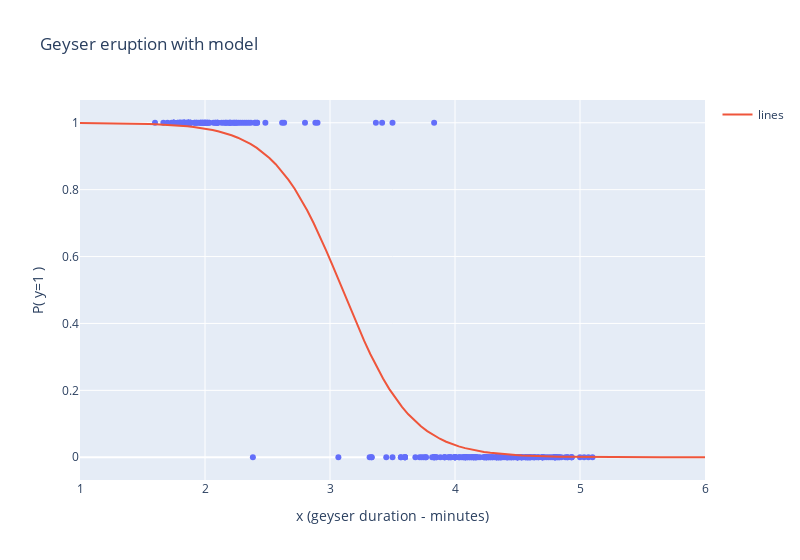

Notebook cell for this chart:
### Code cell
# Assign coefficient from previously fit model
beta_0 = 11.32
beta_1 = -3.65

# Define the sigmoid with the coefficients
def sigmoid_beta(x, beta_0, beta_1):
    exp = beta_0 + beta_1*x
    return 1 / (1 + np.e**(-exp))

x_model_plot = np.linspace(1, 6, 100)
y_model = sigmoid_beta(x_model_plot, beta_0, beta_1)

fig = px.scatter(geyser, x=x, y=y, width=800, title='Geyser eruption with model', labels={
                     "kind_binary": "P( y=1 )",
                     "x": "x (geyser duration - minutes)"
                 })
fig.add_trace(go.Scatter(x=x_model_plot, y=y_model,
                    mode='lines',
                    name='lines'))
fig.show()

### Figure 1 — Plotly figure (JSON) as saved in the notebook; plotly's stock layout.template omitted (floating-point values rounded to 4 significant figures; data arrays with more than 128 entries replaced by an {"elided": "..."} marker saying what was removed)
{"data": [{"hovertemplate": "x (geyser duration - minutes)=%{x}<br>P( y=1 )=%{y}<extra></extra>", "legendgroup": "", "marker": {"color": "#636efa", "symbol": "circle"}, "mode": "markers", "name": "", "orientation": "v", "showlegend": false, "type": "scatter", "x": {"elided": "272 float values"}, "xaxis": "x", "y": {"elided": "272 int values"}, "yaxis": "y"}, {"mode": "lines", "name": "lines", "type": "scatter", "x": [1, 1.051, 1.101, 1.152, 1.202, 1.253, 1.303, 1.354, 1.404, 1.455, 1.505, 1.556, 1.606, 1.657, 1.707, 1.758, 1.808, 1.859, 1.909, 1.96, 2.01, 2.061, 2.111, 2.162, 2.212, 2.263, 2.313, 2.364, 2.414, 2.465, 2.515, 2.566, 2.616, 2.667, 2.717, 2.768, 2.818, 2.869, 2.919, 2.97, 3.02, 3.071, 3.121, 3.172, 3.222, 3.273, 3.323, 3.374, 3.424, 3.475, 3.525, 3.576, 3.626, 3.677, 3.727, 3.778, 3.828, 3.879, 3.929, 3.98, 4.03, 4.081, 4.131, 4.182, 4.232, 4.283, 4.333, 4.384, 4.434, 4.485, 4.535, 4.586, 4.636, 4.687, 4.737, 4.788, 4.838, 4.889, 4.939, 4.99, 5.04, 5.091, 5.141, 5.192, 5.242, 5.293, 5.343, 5.394, 5.444, 5.495, 5.545, 5.596, 5.646, 5.697, 5.747, 5.798, 5.848, 5.899, 5.949, 6], "y": [0.9995, 0.9994, 0.9993, 0.9992, 0.999, 0.9988, 0.9986, 0.9983, 0.998, 0.9976, 0.9971, 0.9965, 0.9958, 0.9949, 0.9939, 0.9926, 0.9912, 0.9894, 0.9873, 0.9847, 0.9817, 0.9781, 0.9738, 0.9686, 0.9625, 0.9553, 0.9467, 0.9366, 0.9247, 0.9108, 0.8947, 0.876, 0.8546, 0.8301, 0.8026, 0.7717, 0.7376, 0.7004, 0.6604, 0.6179, 0.5735, 0.528, 0.4819, 0.4362, 0.3915, 0.3485, 0.3079, 0.2701, 0.2353, 0.2038, 0.1755, 0.1504, 0.1283, 0.1091, 0.09241, 0.07807, 0.06579, 0.05533, 0.04645, 0.03893, 0.03259, 0.02725, 0.02277, 0.01901, 0.01586, 0.01323, 0.01102, 0.009185, 0.00765, 0.00637, 0.005304, 0.004415, 0.003674, 0.003058, 0.002544, 0.002117, 0.001761, 0.001465, 0.001219, 0.001014, 0.0008432, 0.0007013, 0.0005833, 0.0004852, 0.0004035, 0.0003356, 0.0002791, 0.0002322, 0.0001931, 0.0001606, 0.0001335, 0.0001111, 9.237e-05, 7.682e-05, 6.389e-05, 5.313e-05, 4.419e-05, 3.675e-05, 3.056e-05, 2.542e-05]}], "layout": {"legend": {"tracegroupgap": 0}, "title": {"text": "Geyser eruption with model"}, "width": 800, "xaxis": {"anchor": "y", "domain": [0, 1], "title": {"text": "x (geyser duration - minutes)"}}, "yaxis": {"anchor": "x", "domain": [0, 1], "title": {"text": "P( y=1 )"}}}}
